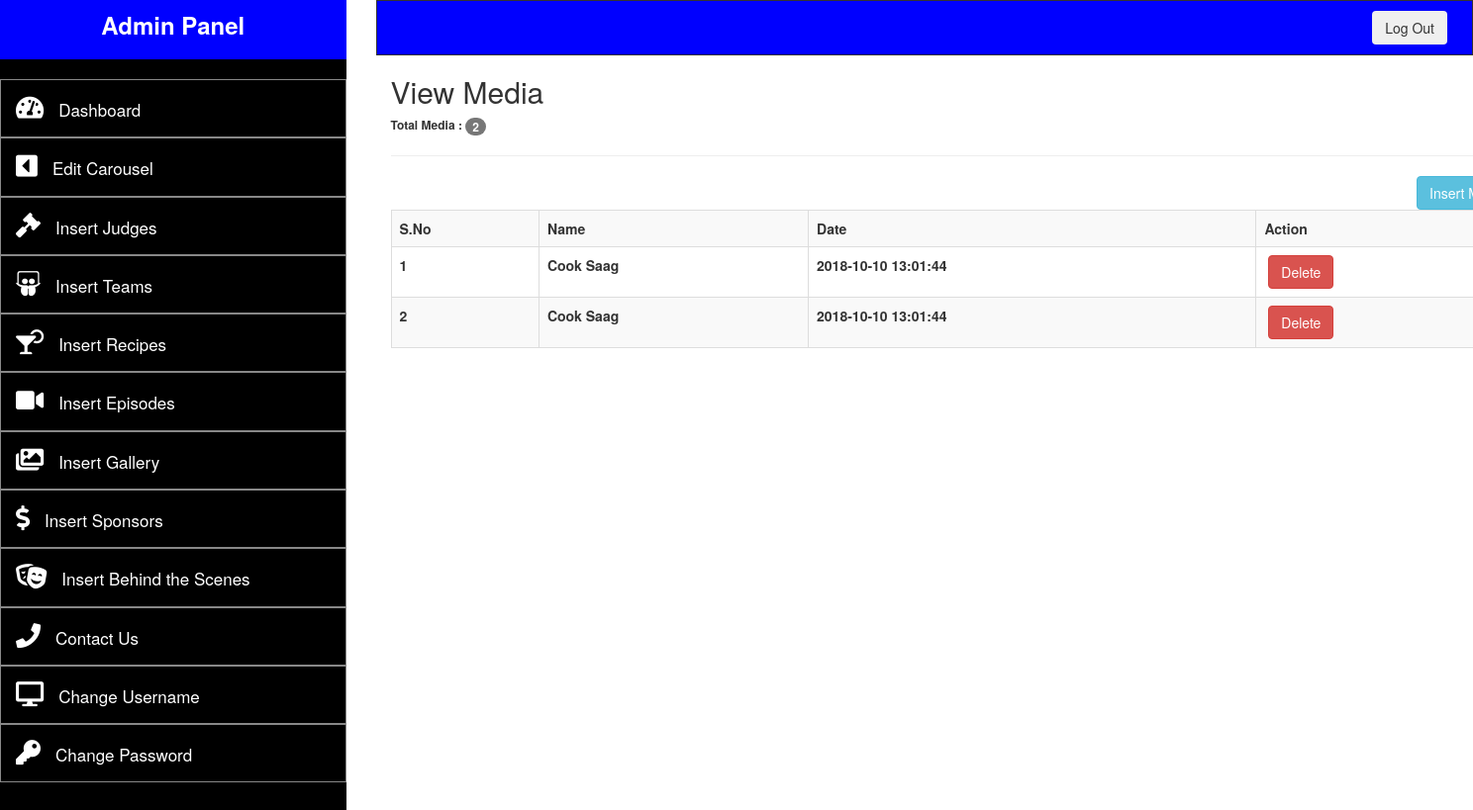
Page /admin/viewMedia.php (signed in) on the earlier database version.
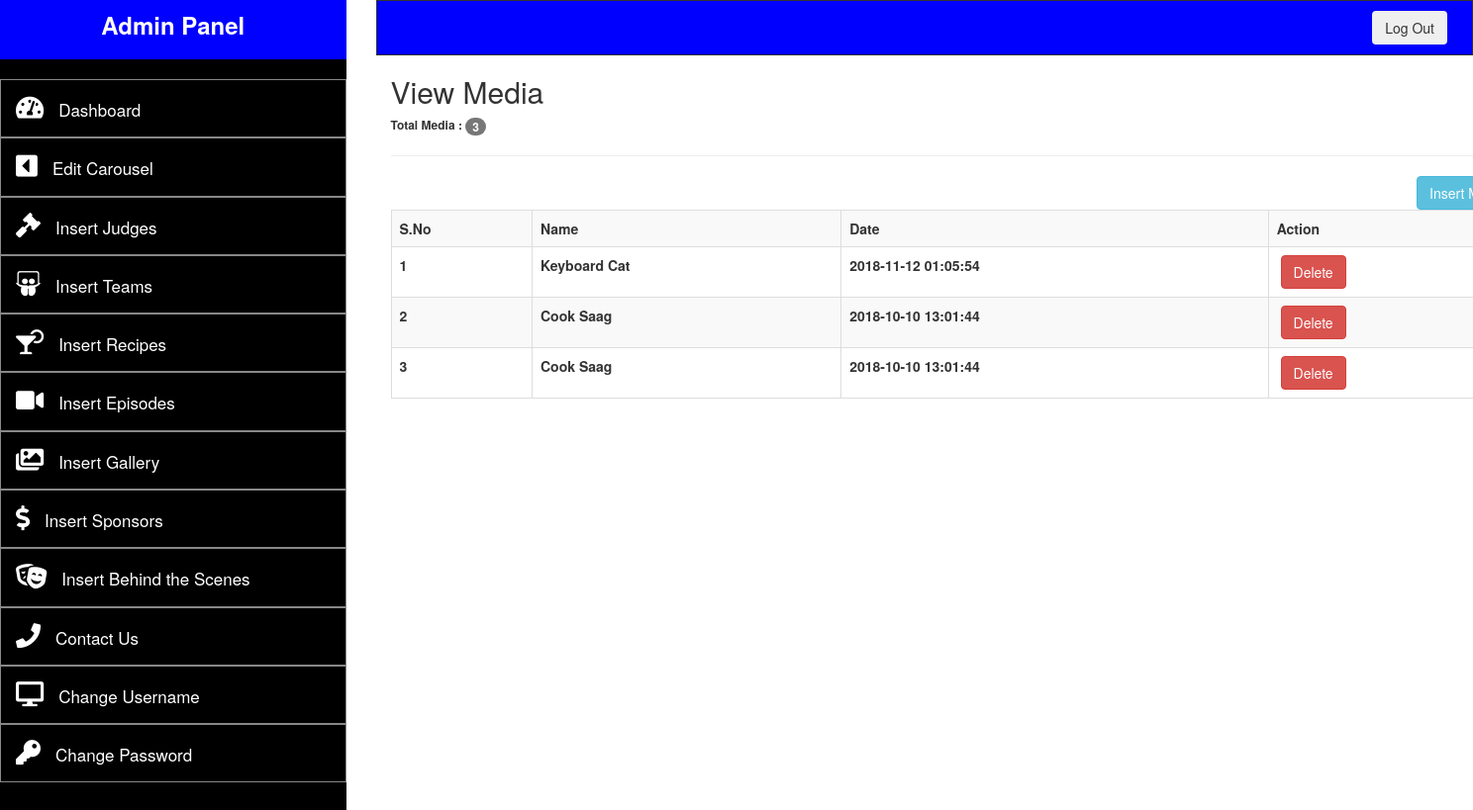
Same page on the later database version.
### tables this page shows
CREATE TABLE `media` (
  `id` int(10) NOT NULL,
  `name` text NOT NULL,
  `video` text NOT NULL,
  `msg` text NOT NULL,
  `date` timestamp NOT NULL DEFAULT CURRENT_TIMESTAMP ON UPDATE CURRENT_TIMESTAMP,
  `etc` text NOT NULL
);

### admin/viewMedia.php (the view, shortened to what this page needs)
<?php
	require __DIR__.'/config/db.php';
	if(!isset($_SESSION['user'])){
		header("location:login.php");
	}else{
?>
<!DOCTYPE html>
<html>
<head>
		<link rel="stylesheet" href="https://maxcdn.bootstrapcdn.com/bootstrap/3.3.7/css/bootstrap.min.css">
		<link href="adminAssets\style.css" rel="stylesheet">
		<link 	rel="stylesheet"
				href="https://use.fontawesome.com/releases/v5.2.0/css/all.css"
>
</head>
<body>
	<div class="row">
		<?php
		include "templates/adminpanel_template.php";
		?>
			<div class="container" style="background: #FFF;">
			<?php
			$judge_query = "SELECT * FROM media
									ORDER BY id DESC";
			$connect_judge_query = mysqli_query($conn, $judge_query);
			$count_rows = mysqli_num_rows($connect_judge_query);
			$number_of_items = 1;
			?>
				<h2>View Media</h2>
				<h6 style="font-weight: bold">Total Media : <span class="badge"><?php echo $count_rows; ?></span></h6>
				<hr>
				<a href="insertMedia.php" class="btn btn-info" style="float:right">Insert Media</a>
					<table class="table table-hover table-striped table-bordered">
						<tr>
							<th>S.No</th>
							<th>Name</th>
							<th>Date</th>
							<th>Action</th>
						</tr>
			<?php
			if($count_rows > 0){
				while($get_each_row = mysqli_fetch_array($connect_judge_query)){
					$id_of_judge = $get_each_row['id'];
					$name_of_judge = $get_each_row['name'];
					$date_judge = $get_each_row['date'];
			?>
						<tr>
							<th><?php echo $number_of_items++; ?></th>
							<th><?php echo $name_of_judge; ?></th>
							<th><?php echo $date_judge; ?></th>
							<th>&nbsp;<a href="deleteMedia.php?id=<?php echo $id_of_judge; ?>" class="btn btn-danger">Delete</a></th>
						</tr>
			<?php
				}
			}
			?>
					</table>
				</div>
			</div>
		</div>
</body>
</html>
<?php } ?>

Differences in the rows shown:
added media: name "Keyboard Cat", date "2018-11-12 01:05:54"
Other differences:
$count_rows: "2" → "3"
